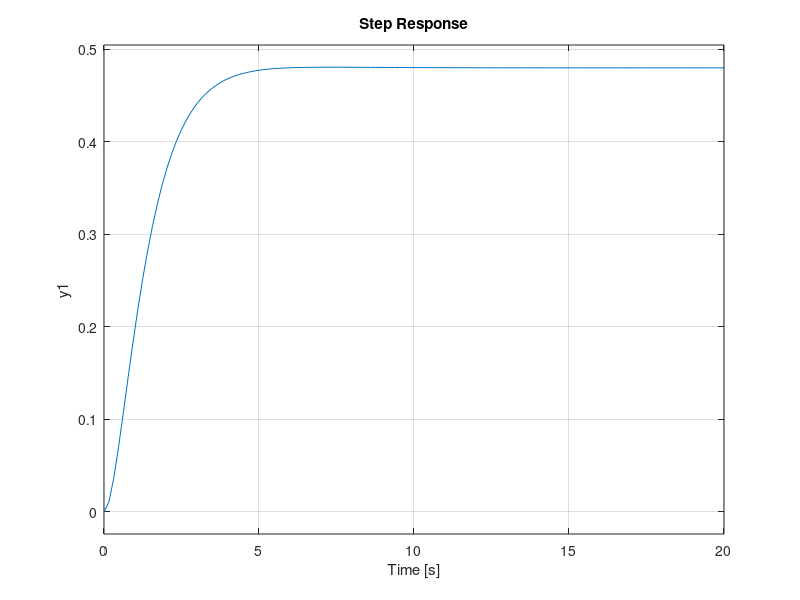
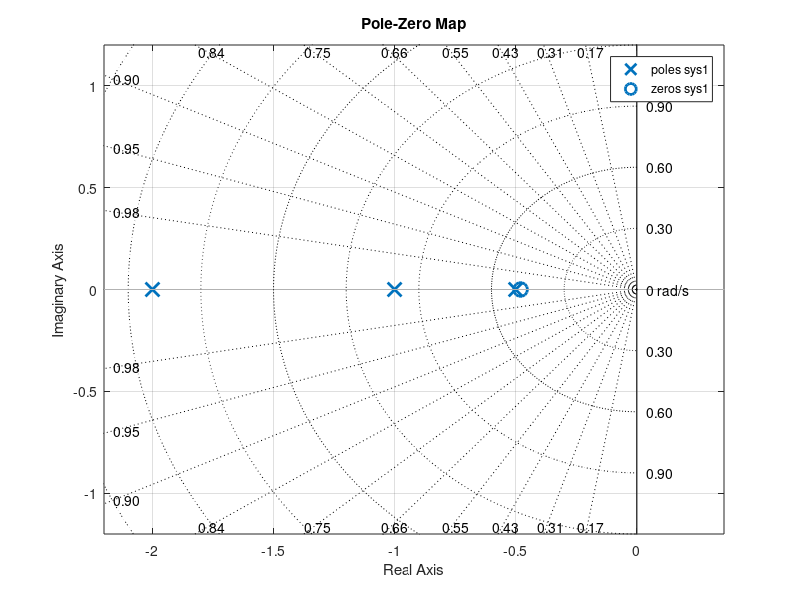

MATLAB code to generate these figures, in order: (Note: this script raises an error after producing the figures.)
% función de transferencia
sys1 = zpk([-.48],[-1,-2,-.5],1);
step(sys1)
figure
pzmap(sys1)
sgrid

% fracciones parciales
syms s
sys2 = 1/((s+1)*(s+2)*(s+0.5))
P = partfrac(sys2)
C = children(P)
C = [C{:}]
[N,D] = numden(C)

